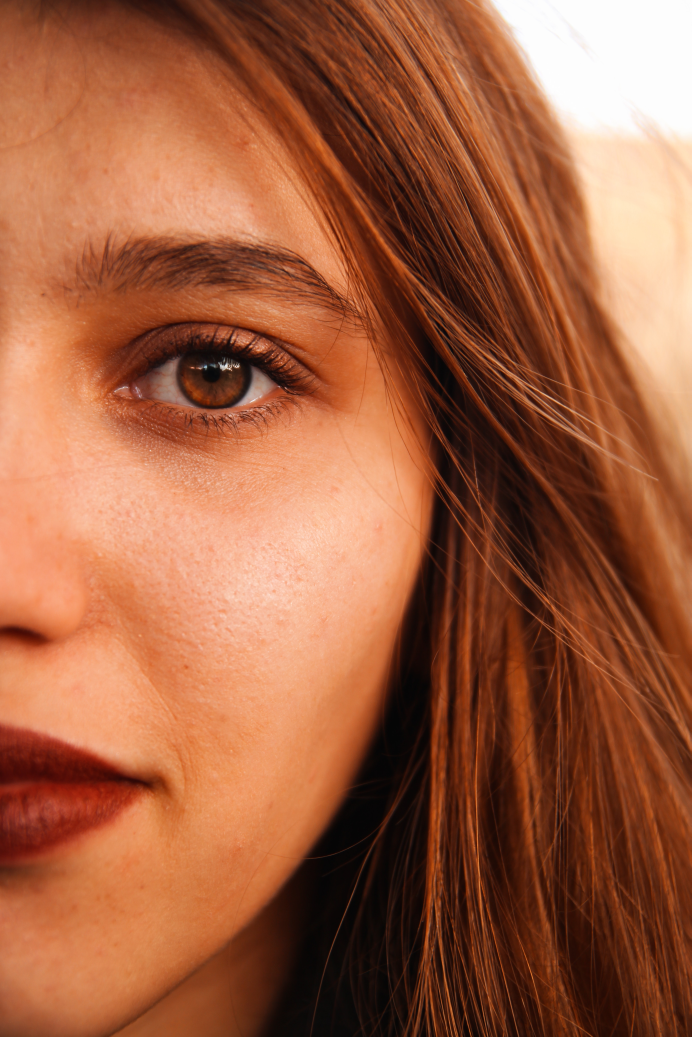
#> input picture dataset/training_set/A/A_16.jpg, 3456 x 5184 px (shown at 1/5 size); its folder holds only this picture in this run
$ python image15.py
#> lines starting #> are read from the running program, lines starting #| are printed output that depends on the picture
# coding: UTF-8

from PIL import Image
import os
import sys
import cv2
import numpy as np
from pprint import pprint
import shutil

# Set the root directory
rootdir = '/Users/s-han/git/python_apple/dataset/training_set/A'
resultdir = '/Users/s-han/git/python_apple/dataset/training_set/result/'
enddir = '/Users/s-han/git/python_apple/dataset/training_set/end/'

def long_slice(image_path, out_name, outdir, file_num):

#> called with image_path = 'dataset/training_set/A/A_16.jpg', out_name = 'longcat', outdir = 'dataset/training_set/A', file_num = '0'
    img = Image.open(image_path)
#> img is the input picture: PIL image 3456x5184 RGB; mean R, G, B 159.2, 95.1, 64.4
    filename = img.filename

    s_path, s_file = os.path.split(filename)
#> s_file = 'A_16.jpg'

    print(filename)
#| dataset/training_set/A/A_16.jpg

    imageWidth, imageHeight = img.size
#> imageWidth = 3456; imageHeight = 5184

    img.crop((300, 350, imageWidth-600, imageHeight-1450)).save(enddir + 'A_' + file_num+ '.jpg')
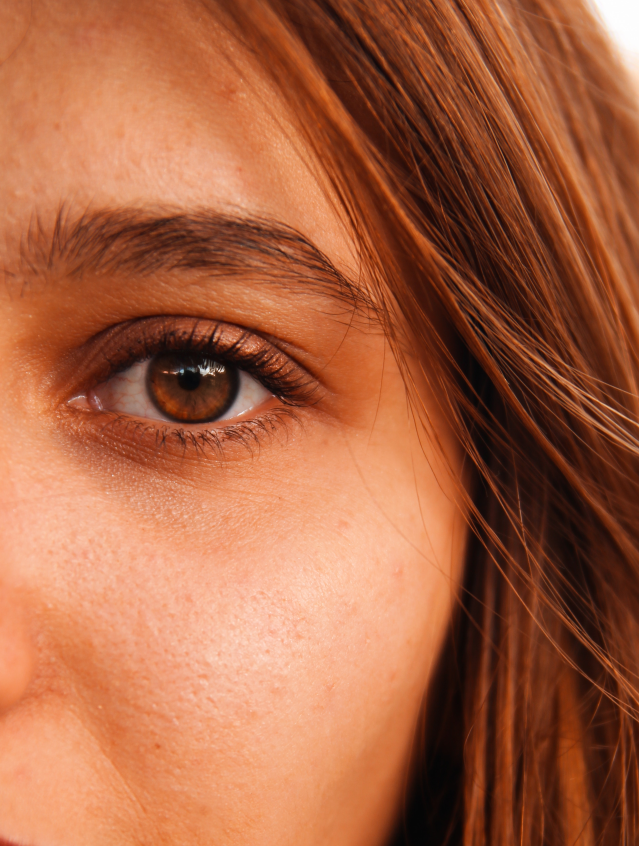
#> saved as A_0.jpg: PIL image 2556x3384 RGB (shown at 1/4 size); mean R, G, B 168.2, 99.2, 66.7

if __name__ == '__main__':
    # Iterate through all the files in a set of directories.
    for subdir, dirs, files in os.walk(rootdir):
        file_num = 0
        for file in files:
            long_slice(subdir + '/' + file, 'longcat', subdir, str(file_num))
            file_num = file_num + 1
